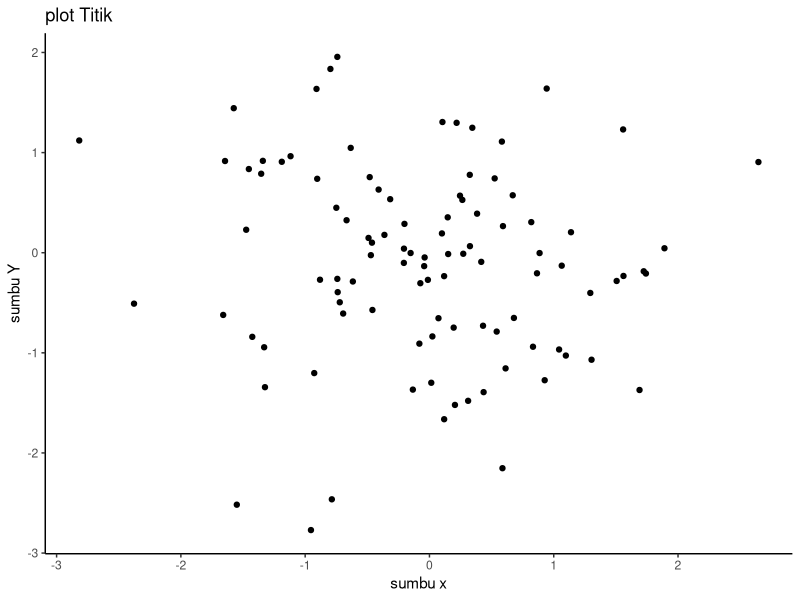
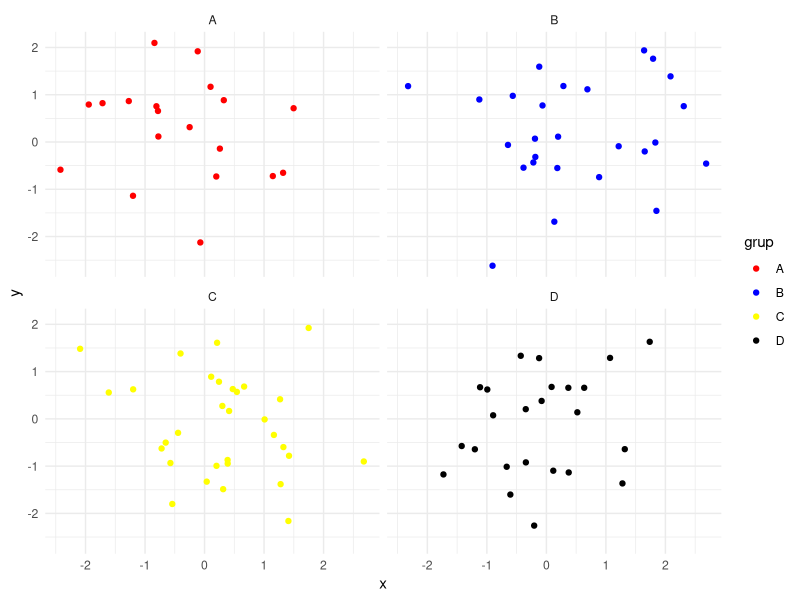
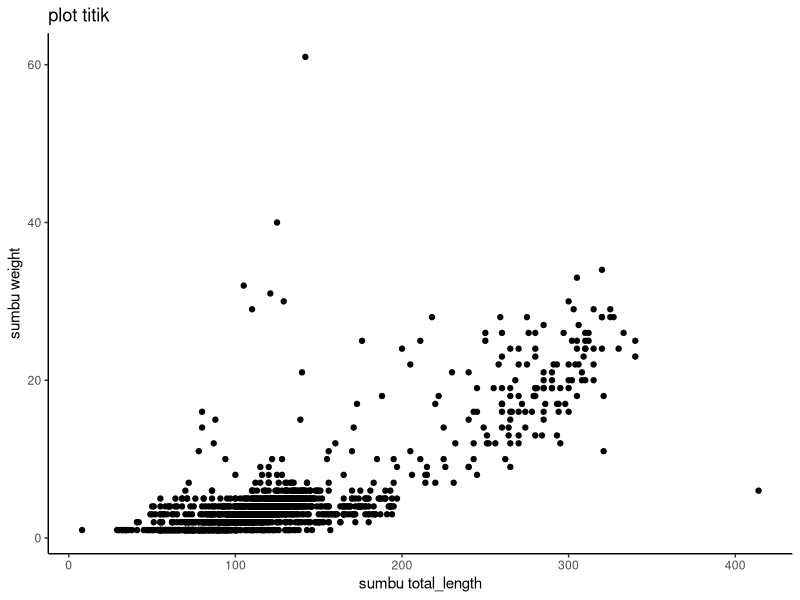
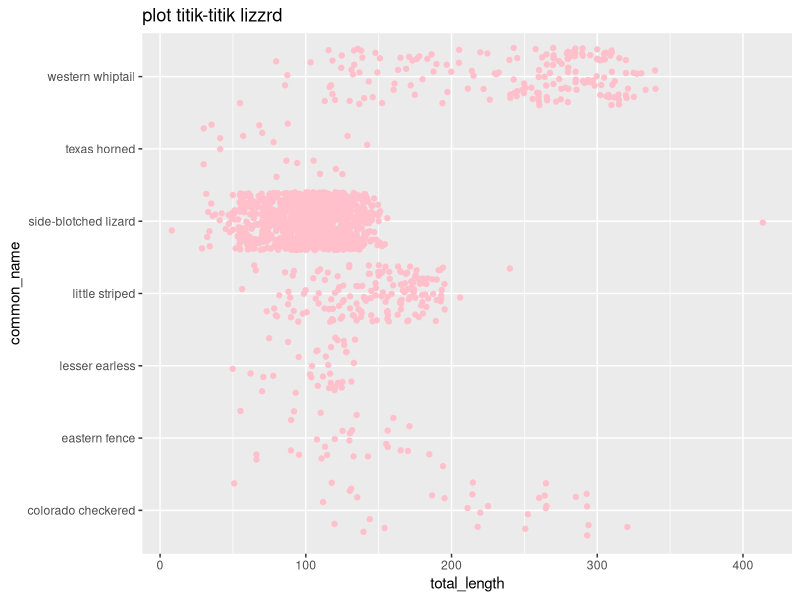
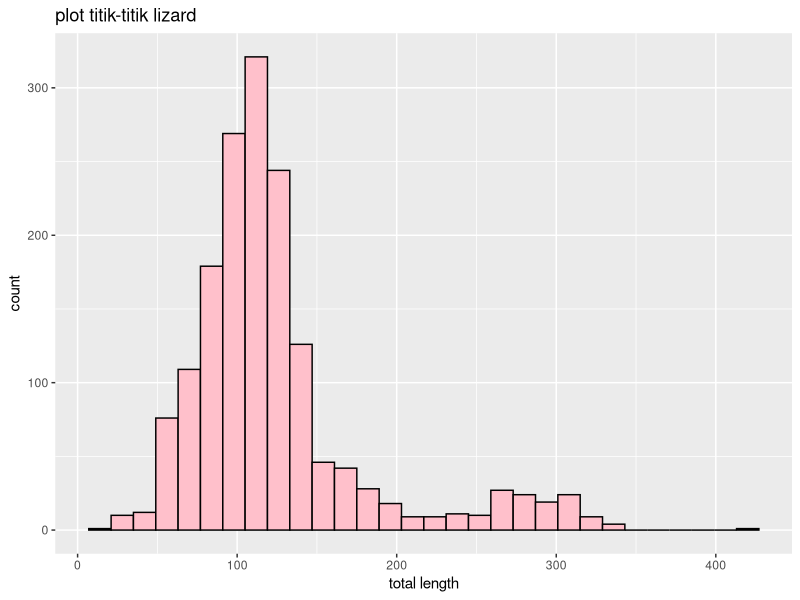
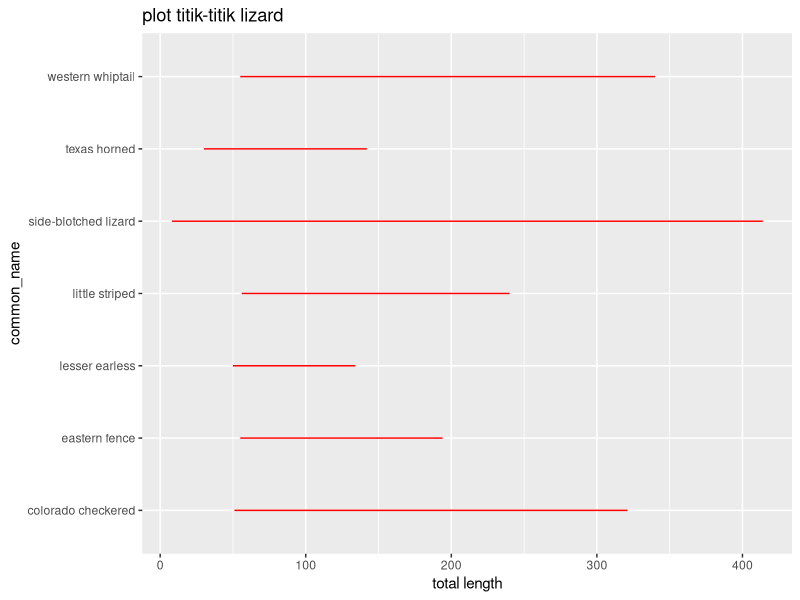
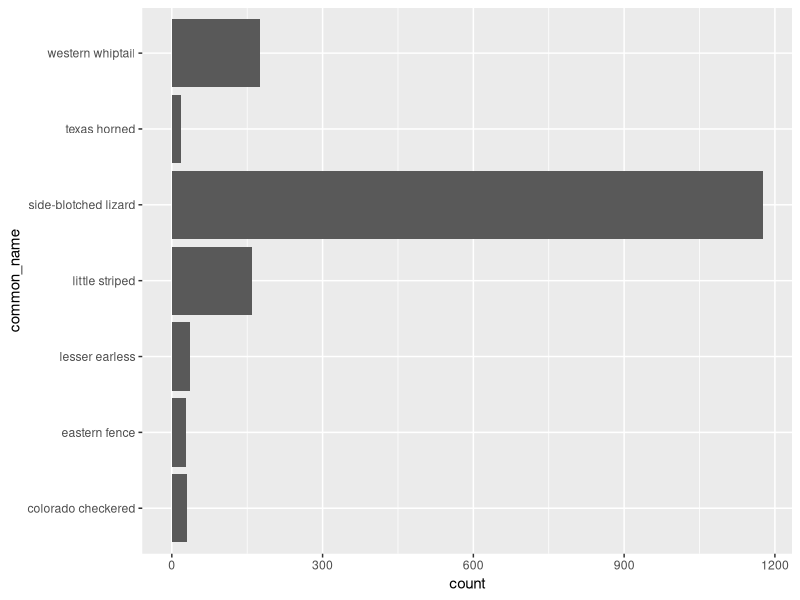
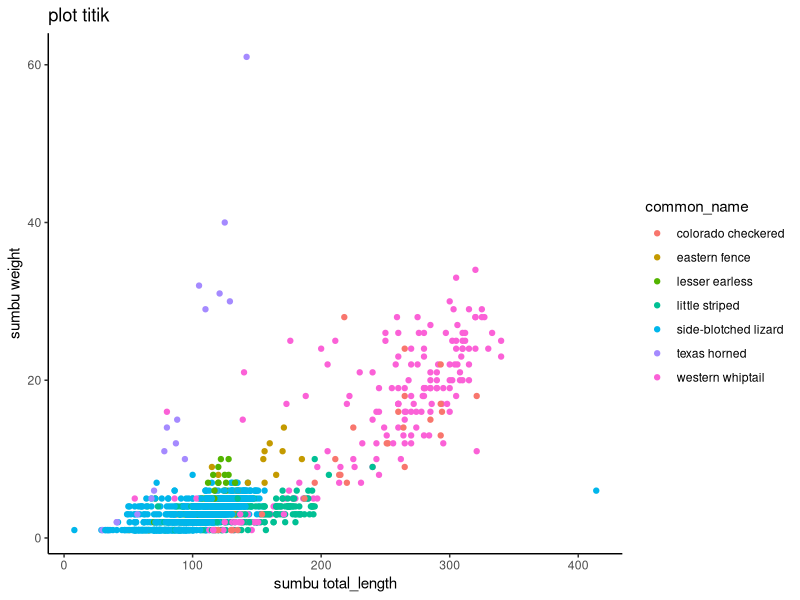

Reproduce these figures in R, in order.
## ---- chunk 1
library(ggplot2)
#buat data frame contoh 
data <- data.frame (x = rnorm(100), y = rnorm(100))
#buat plot titik
ggplot(data, aes(y = y, x = x))+
  geom_point()+
  labs(title = "plot Titik", x = "sumbu x", y = "sumbu Y")+
  theme_classic()
## ---- chunk 2
library(ggplot2)
#buat data frame contoh 
data <- data.frame (x = rnorm(100), y = rnorm(100), grup = sample(c("A", "B", "C", "D"), 100, replace = TRUE))
#buat plot titik dengan faceting
ggplot(data, aes(x = x, y = y, color =grup))+
  geom_point()+
  facet_wrap(~grup)+
  scale_color_manual(values = c("A" = "red", "B" = "blue", "C" = "yellow", "D" = "black"))+
  theme_minimal() 
## ---- chunk 3
library(readr)
lizard <- read.csv("lizards.csv")
View(lizard)
## ---- chunk 4
ggplot(lizard, aes(x = total_length, y = weight,))+
  geom_point(color="black")+
  labs(title = "plot titik", x = "sumbu total_length", y = "sumbu weight")+
  theme_classic()
## ---- chunk 5
ggplot(lizard, aes(x=total_length, y=common_name))+
  geom_jitter(color="pink")+
  labs (title = "plot titik-titik lizzrd", x="total_length",y="common_name")
## ---- chunk 6
ggplot(lizard,aes(x=total_length))+
  geom_histogram(color="black", fill="pink")+
labs(title = "plot titik-titik lizard",x="total length")
## ---- chunk 7
ggplot(lizard,aes(x=total_length,y=common_name))+
  geom_line(color="red")+
labs (title = "plot titik-titik lizard",x="total length",y="common_name")
## ---- chunk 8
ggplot(lizard,aes(y=common_name))+
  geom_bar()
## ---- chunk 9
ggplot(lizard, aes(x = total_length, y = weight,color=common_name))+
  geom_point()+
  labs(title = "plot titik", x = "sumbu total_length", y = "sumbu weight")+
  theme_classic()
## ---- chunk 10
ggplot(lizard, aes(x=total_length, y=common_name))+
  geom_jitter(color="purple", size=12)+
  labs (title = "plot titik-titik lizzrd", x="total_length",y="common_name")
## ---- chunk 11
ggplot(lizard, aes(x = total_length, y = weight,))+
  geom_point(color="green", shape=2)+
  labs(title = "plot titik", x = "sumbu total_length", y = "sumbu weight")+
  theme_classic()
## ---- chunk 12
knitr::opts_chunk$set(echo = TRUE)
